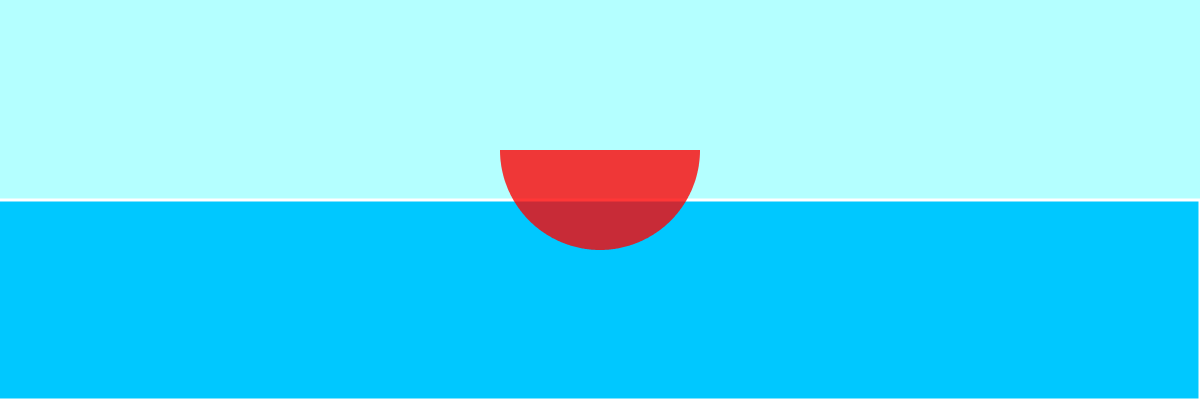
Frame 1 (no input)
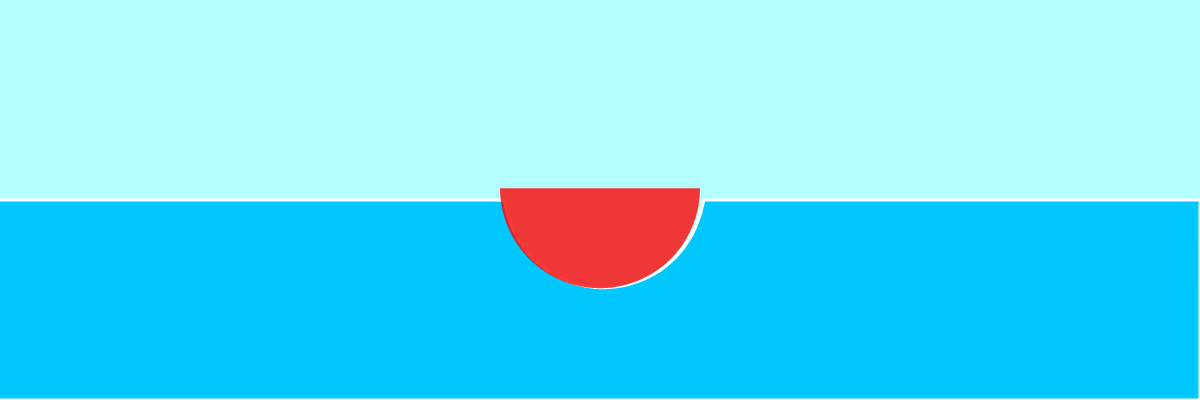
Frame 60 (no input)
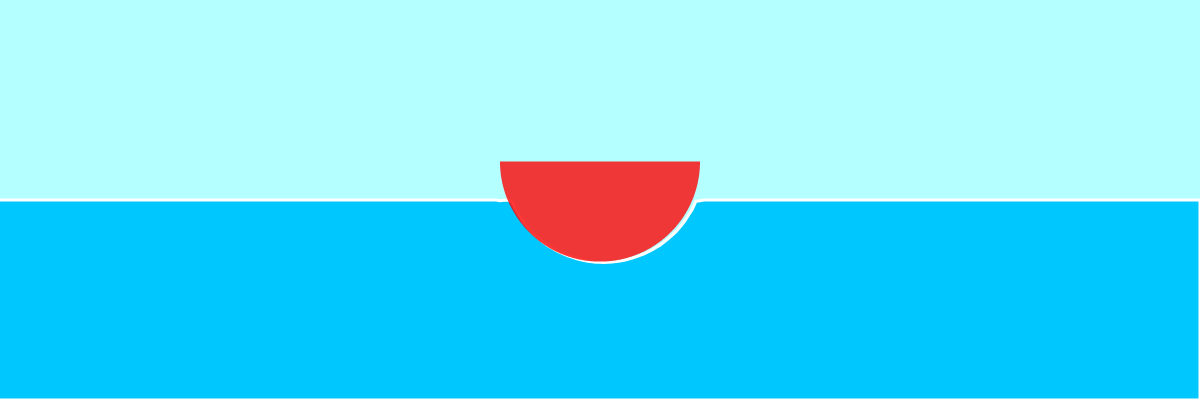
Frame 120 (the mouse pressed at the canvas centre since frame 60)

The p5.js sketch that drew these frames (run headless with seeded random() and noise() and a simulated clock; from frame 60 on, the mouse is pressed at the canvas centre):

// p5.js sketch
// ── sketch.js
let system = {};
system.debug = false;
system.dt = 0.1;
system.simulationSpeed = 10;
system.simulationSpeedRealTime = true;
system.g = 9.81;
system.airDrag = 0.000018;
system.precision = 300;
system.fluidDensity = 997;
system.fluidSurfacePrecision = system.precision;
system.fluidViscosity = 0.001;
system.stablizing = 0;

function setup() {
  createCanvas(windowWidth, windowHeight * 0.4);
  system.neutralLevel = height / 2;
  system.fluid = new Fluid();
  system.ship = new Ship(width / 2, height / 2, 100);
  system.ship.y = height / 2 - system.ship.r / 2;
  if (system.ship.r < 0) {
    system.ship.y = height / 2 + system.ship.r / 2;
  }
  system.ship.m = 20000000;
}

function draw() {
  background(180, 255, 255);
  system.fluid.display();
  system.ship.display();

  if (system.simulationSpeedRealTime) {
    system.simulationSpeed = 1 / deltaTime;
  }

  let y_dir = 1;
  let y_dir_prev = 1;
  for (let i = 0; i < system.simulationSpeed; i++) {
    system.ship.addForce({ x: 0, y: system.g * system.ship.m });
    system.fluid.addObject(system.ship);
    system.fluid.evolve();
    system.ship.evolve();
    if (system.stablizing > 0) {
      if (y_dir != y_dir_prev) {
        y_dir_prev = y_dir;
        system.stablizing--;
        system.ship.vy /= 2;
      }
      y_dir = int(system.ship.vy / abs(system.ship.vy));
    }
  }
}

function restart() {
  const precision = document.getElementById("precision").value;
  const dt = document.getElementById("dt").value;
  const simulationSpeed = document.getElementById("simulationSpeed").value;
  const mass = document.getElementById("mass").value;
  const radius = document.getElementById("radius").value;
  const density = document.getElementById("density").value;
  const viscosity = document.getElementById("viscosity").value;

  system.dt = dt;
  system.simulationSpeed = simulationSpeed;
  system.precision = precision;
  system.fluidDensity = density;
  system.fluidSurfacePrecision = system.precision;
  system.fluidViscosity = viscosity;

  system.fluid = new Fluid();
  system.ship = new Ship(width / 2, height * 0.2, radius);
  system.ship.y = height / 2 - system.ship.r / 2;
  if (system.ship.r < 0) {
    system.ship.y = height / 2 + system.ship.r / 2;
  }
  system.ship.m = mass;
}

function stablize() {
  system.stablizing = 20;
}

function updateSimulationSettings() {
  const dt = document.getElementById("dt").value;
  const simulationSpeed = document.getElementById("simulationSpeed").value;

  system.dt = dt;
  system.simulationSpeed = simulationSpeed;
}

function toggleDebug() {
  const debug = document.getElementById("debugCheckBox").checked;
  system.debug = debug;
}

function toggleRealTime() {
  const realTime = document.getElementById("realTimeSimulationCheckBox")
    .checked;

  document.getElementById("simulationSpeed").disabled = realTime;
  system.simulationSpeedRealTime = realTime;
  
  if (!realTime) {
    system.simulationSpeed = document.getElementById("simulationSpeed").value;
  }
}

function upArrow(x, y, w, h) {
  push();
  translate(x, y);
  beginShape();
  vertex(0, 0);
  vertex(-w / 2, h);
  vertex(0, h * 0.75); // Intermediate point for better 'V' shape
  vertex(w / 2, h);
  endShape(CLOSE);
  pop();
}

function downArrow(x, y, w, h) {
  push();
  translate(x, y);
  beginShape();
  vertex(0, h);
  vertex(-w / 2, 0);
  vertex(0, h * 0.25); // Intermediate point for better 'V' shape
  vertex(w / 2, 0);
  endShape(CLOSE);
  pop();
}

// ── fluid.js
class Fluid {
  constructor() {
    this.density = system.fluidDensity;
    this.volume = 1;
    this.stepX = width / system.fluidSurfacePrecision;
    this.points = [];
    for (let i = 0; i < width; i += this.stepX) {
      this.points.push(new Point(i, height / 2));
    }
  }
  display() {
    stroke(255);
    strokeWeight(3);
    fill(0, 200, 255);

    beginShape();
    vertex(0, height / 2);
    for (let i = 0; i < this.points.length; i++) {
      let p = this.points[i];
      vertex(p.x, p.y);
    }
    vertex(width, height / 2);

    vertex(width, height);
    vertex(0, height);
    endShape();
    if (system.debug) {
      for (let i = 0; i < this.points.length; i++) {
        let p = this.points[i];
        ellipse(p.x, p.y, 10);
      }
    }
  }

  evolve() {
    let dt = system.dt;
    if (!dt) {
      dt = 0.01;
    }
    //this is not acccurate
    //this is artistic
    //not physical, i.e. spacial locality was not respected
    for (let i = 0; i < this.points.length; i++) {
      let r = random() - 0.5;
      let p = this.points[i];
      p.y += r * dt * 1;
      p.y = lerp(p.y, p.neutralLevel, min(1 / system.fluidViscosity, 1));
    }
  }

  addObject(obj) {
    let V = 0;
    let maxHeight = 0;
    let firstPoint = null;
    let lastPoint = null;

    for (let i = 0; i < obj.points.length; i++) {
      let p = obj.points[i];
      let pp = obj.points[i - 1];
      for (let j = 0; j < this.points.length; j++) {
        let q = this.points[j];
        let dp = obj.x + p.x - q.x;
        if (abs(dp) <= this.stepX) {
          let dy = obj.y + p.y - system.neutralLevel;
          dy = constrain(dy, 0, p.y);
          let dx = 0;
          if (pp) {
            dx = abs(p.x - pp.x);
          }
          if (dy > 0) {
            if (!firstPoint) {
              firstPoint = p;
            }
            lastPoint = p;
            q.neutralLevel = obj.y + p.y;
            if (maxHeight < p.y) {
              maxHeight = p.y;
            }
            V += dy * dx;
          }
        }
      }
    }
    if (obj.y > system.neutralLevel) {
      let Fd = { x: 0, y: 0 }; //drag force of the fluid
      Fd.y =
        6 * PI * system.fluidViscosity * (lastPoint.x - firstPoint.x) * obj.vy;

      obj.addForce(Fd);
      for (let j = 0; j < this.points.length; j++) {
        let q = this.points[j];
        q.neutralLevel = system.neutralLevel;
      }
    }
    obj.addForce({ x: 0, y: -V * system.g * this.density });
  }
}

class Point {
  constructor(x, y) {
    this.x = x;
    this.y = y;
    this.neutralLevel = system.neutralLevel;
  }
}

// ── ship.js
class Ship {
  constructor(x, y, r) {
    this.x = x;
    this.y = y;
    this.vx = 0;
    this.vy = 0;
    this.m = 1;
    this.r = r;
    this.f = [];
    this.points = [];
    for (let i = 0; i <= system.precision; i++) {
      let theta = (i / system.precision) * PI;
      let x = this.r * cos(theta);
      let y = this.r * sin(theta);
      this.points.push({ x: x, y: y });
    }
    this.printNextForces = false;
  }

  addForce(f) {
    this.f.push(f);
  }

  display() {
    fill(255, 0, 0, 200);
    noStroke();
    //ellipse(this.x, this.y, this.r * 2);

    beginShape();
    vertex();
    for (let i = 0; i < this.points.length; i++) {
      let p = this.points[i];
      vertex(this.x + p.x, this.y + p.y);
    }
    endShape();

    if (system.debug) {
      let arrowX = 20;
      let arrowY = height / 4;
      let arrowW = 20;
      let arrowH = 10;
      let fg = system.g * this.m;
      fill(255, 0, 0);
      noStroke();
      if (abs(this.downwardForce) < 0.0001) {
        rect(arrowX - arrowW / 2, arrowY + arrowH / 4, arrowW, arrowH / 2);
      } else if (this.downwardForce > 0) {
        for (let i = 0; i < (this.downwardForce / fg) * 2; i++) {
          downArrow(arrowX, arrowY + arrowH * i, arrowW, arrowH);
        }
      } else if (this.downwardForce < 0) {
        for (let i = 0; i < (-this.downwardForce / fg) * 20; i++) {
          upArrow(arrowX, arrowY - arrowH * i, arrowW, arrowH);
        }
      }

      arrowX = arrowX + 10 + arrowW;
      fill(255, 255, 0);
      noStroke();
      if (abs(this.vy) < 0.1) {
        rect(arrowX - arrowW / 2, arrowY + arrowH / 4, arrowW, arrowH / 2);
      } else if (this.vy > 0) {
        for (let i = 0; i < this.vy; i++) {
          downArrow(arrowX, arrowY + arrowH * i, arrowW, arrowH);
        }
      } else if (this.vy < 0) {
        for (let i = 0; i < -this.vy; i++) {
          upArrow(arrowX, arrowY - arrowH * i, arrowW, arrowH);
        }
      }
    }
  }

  evolve() {
    let dt = system.dt;
    if (!dt) {
      dt = 0.01;
    }
    let fx = 0;
    let fy = 0;
    for (let i = 0; i < this.f.length; i++) {
      fx += this.f[i].x;
      fy += this.f[i].y;
    }

    this.vy += (fy / this.m) * dt;
    this.y += this.vy * dt;
    if (this.printNextForces) {
      print("<fx,fy>=<" + fx + "," + fy + ">");
      print(this.f);
      this.printNextForces = false;
    }
    this.f = [];
    this.downwardForce = fy;
  }
  printForces() {
    this.printNextForces = true;
  }
}

// ── style.css
html {
  font-size: 16px;
  margin: 0;
  padding: 0;
  font-family: cairo;
}
body {
  margin: 0;
  padding: 0;
}
canvas {
  display: block;
}

.container {
  margin: 1rem;
  padding: 1rem;
  border: 1px solid #ccc;
  vertical-align: top;
  display: inline-block;
}
label {
  margin-right: 1rem;
}
.spacing {
  padding-top: 1rem;
}

.check-box-container {
  padding: 0rem 1rem;
  display: inline-block;
}

button {
  font-family: cairo;
  margin: 1rem;
  display: block;
  font-size: 1rem;
  padding: 0.2rem 1rem;
  font-weight: bold;
  display: inline-block;
}
